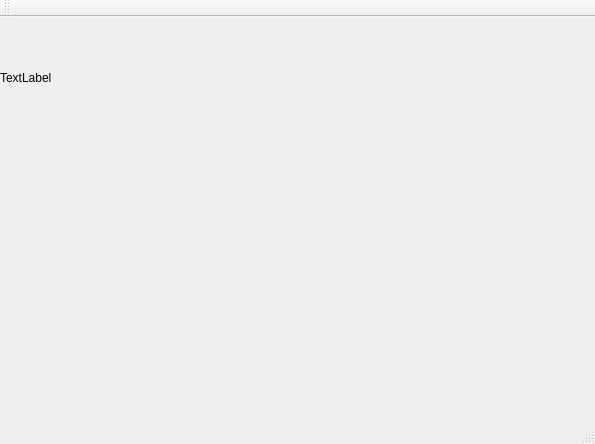
<?xml version="1.0" encoding="UTF-8"?>
<ui version="4.0">
 <class>SMainWindow</class>
 <widget class="QMainWindow" name="SMainWindow">
  <property name="geometry">
   <rect>
    <x>0</x>
    <y>0</y>
    <width>595</width>
    <height>444</height>
   </rect>
  </property>
  <property name="windowTitle">
   <string>SMainWindow</string>
  </property>
  <widget class="QWidget" name="centralWidget">
   <widget class="QLabel" name="label">
    <property name="geometry">
     <rect>
      <x>0</x>
      <y>0</y>
      <width>121</width>
      <height>121</height>
     </rect>
    </property>
    <property name="text">
     <string>TextLabel</string>
    </property>
   </widget>
  </widget>
  <widget class="QMenuBar" name="menuBar">
   <property name="geometry">
    <rect>
     <x>0</x>
     <y>0</y>
     <width>595</width>
     <height>26</height>
    </rect>
   </property>
  </widget>
  <widget class="QToolBar" name="mainToolBar">
   <attribute name="toolBarArea">
    <enum>TopToolBarArea</enum>
   </attribute>
   <attribute name="toolBarBreak">
    <bool>false</bool>
   </attribute>
  </widget>
  <widget class="QStatusBar" name="statusBar"/>
 </widget>
 <layoutdefault spacing="6" margin="11"/>
 <resources/>
 <connections/>
</ui>
